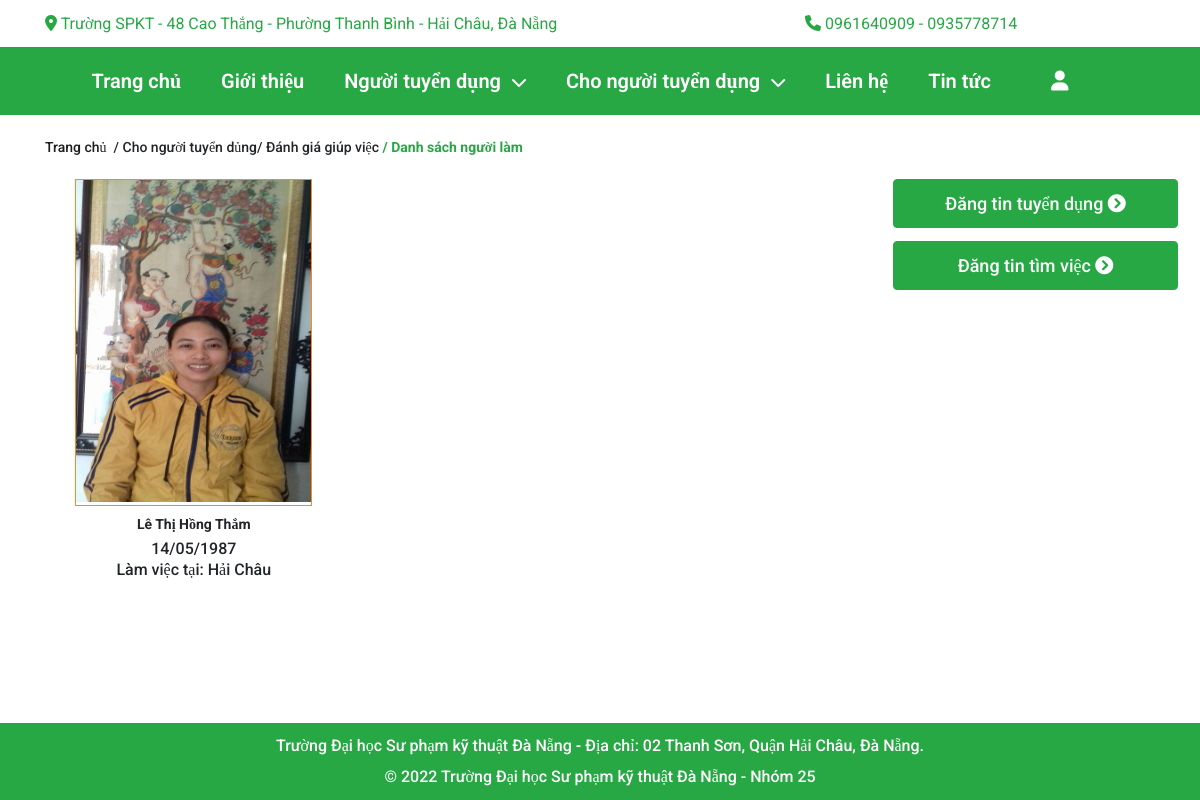
/?act=ratehelp&xuli=chitiet&id=486 (signed in), run on the app's committed database.
### tables this page shows
CREATE TABLE `taikhoan` (
  `maTK` int(10) NOT NULL,
  `maQuyen` int(11) NOT NULL,
  `taiKhoan` varchar(50) NOT NULL,
  `matKhau` varchar(50) NOT NULL,
  `hoTen` varchar(255) NOT NULL,
  `gioiTinh` varchar(10) NOT NULL,
  `ngaySinh` varchar(50) NOT NULL,
  `CMND` varchar(20) NOT NULL,
  `SDT` int(11) NOT NULL,
  `email` varchar(255) NOT NULL,
  `diaChi` varchar(255) NOT NULL,
  `hinhAnh` varchar(255) NOT NULL,
  `trangThai` int(11) NOT NULL,
  `thoiGian` varchar(255) NOT NULL
);

CREATE TABLE `quanhuyen` (
  `idQuan` int(11) NOT NULL,
  `tenQuan` varchar(255) NOT NULL
);

### Controllers/RateController.php (called while the page is built, shortened)
<?php
    require_once("./Models/rateModel.php");
    class RateController{
        var $rate_model;
        public function __construct()
        {
             $this->rate_model = new rate();
        }
        function chitiet()
        {
            $id = isset($_GET['id']) ? $_GET['id'] : 1;
            $data = $this->rate_model->chitietcongviec($id);
            require_once("./Views/index.php");
        }
    }
?>

### Models/connection.php (called while the page is built, shortened)
<?php
    class connection{
        function __construct()
        {
            $severname ="localhost";
            $username ="root";
            $password ="";
            $db_name ="gtngv";
            $this->conn = new mysqli($severname,$username,$password,$db_name);
        }
    }
?>

### Models/model.php (called while the page is built, shortened)
<?php
    require_once("connection.php");
    class model
    {
        function __construct()
        {
            $conn_obj = new connection();
            $this->conn = $conn_obj->conn;
        }
    }
?>

### Models/rateModel.php (called while the page is built, shortened)
<?php
    require_once("model.php");
    class rate extends model{
        function chitietcongviec($id){
            $query = "SELECT * FROM taikhoan,congviec,danhsachungvien,quanhuyen WHERE quanhuyen.idQuan=congviec.khuVuc and taikhoan.maTK = danhsachungvien.maTK AND congviec.maCV = danhsachungvien.maCV
            AND congviec.maCV=$id;";
            require("result.php");
            return $data;
        }
    }
?>

### Models/result.php (called while the page is built)
<?php
    $result = $this->conn->query($query);
    $data = array();
    while ($row = $result->fetch_assoc()) {
        $data[] = $row;
    }
?>

### Views/rate/detail.php (the view)
<div class="main">
    <div class="container">
        <div class="break-crumb">
            <div class="break-crumb__head">
                <div class="home">
                    <a href="#">
                        <span>Trang chủ</span>
                    </a>
                        <span class="mr_lr">&nbsp;/ Cho người tuyển dủng/ Đánh giá giúp việc&nbsp;</span>
                </div>
                <div>
                    <strong>
                        <span id="danhmuc">/ Danh sách người làm</span>
                    </strong>
                </div>
            </div>
        </div>
        <div class="product__content">
            <div class="container">
                <div class="row">
                    <div class="product-list col-lg-9" >
                        <?php
                            for ($i = 0; $i < (count($data)); $i++) { ?>
                            <div class="col-product__itemm col col-6 col-md-4 col-lg-4 col-sm-6">
                                <form action="" >
                                    <div class="product-imgg">
                                        <a href="?act=ratehelp&xuli=chitiethelp&id=<?=$data[$i]['maCV']?>&tk=<?=$data[$i]['maTK']?>" style="display: block;">
                                            <img src="./Publics/images/<?php echo $data[$i]['hinhAnh'] ?>" alt="">
                                        </a>
                                    </div>
                                    <div class="product-fruits__infos">
                                        <h2 class="tilte-name-product-t"><?= $data[$i]['hoTen']?></h2>
                                        <div style="margin-top: 10px;">
                                            <span class="price-new"><?= $data[$i]['ngaySinh'] ?></span>
                                        </div>
                                        <div style="margin-bottom: 10px;">
                                            <span class="price-new">Làm việc tại: <?= $data[$i]['tenQuan'] ?></span>
                                        </div>
                                    </div>
                                </form>
                            </div>
                        <?php } ?>
                    </div>
                    <div class="col col-lg-3" style="visibility: visible; -webkit-animation-name: fadeInDown; animation-name: fadeInDown;">
                        <p class="link-btn big-a">
                            <a href="" class="btn btn-success">Đăng tin tuyển dụng
                                <i class="fa fa-chevron-circle-right"></i>
                            </a>
                        </p>
                        <p class="link-btn big-a">
                            <a href="" class="btn btn-success">Đăng tin tìm việc
                                <i class="fa fa-chevron-circle-right"></i>
                            </a>
                        </p>
                    </div>
                </div>
            </div>
        </div>
    </div>
</div>

### Publics/css/style.css (style rules this page uses)
:root { --cl-backad:#f7f8fb; --cl-textad :#858796; --cl-green: #4eb92d; --cl-red: #ed1b36; --cl-orange: #f1975f; --cl-text: #686868; --cl-title: #1e1e1e; --cl-primary: #28a745; --cl-textprimary: #28a745; }
body { box-sizing: border-box; overflow-x: hidden; font-family: 'Roboto', 'sans-serif'; display: table; }
html { font-size: 62.5%; line-height: 1.6; height: 100%; }
a { color: #1e1e1e; }
html, body { width: 100%; height: 100%; }
.main { display: table-row; height: 100%; text-align: center; }

### Publics/css/main.css (style rules this page uses)
.big-a { margin: 0 0 13px; }
.big-a > a { font-size: 18px; padding: 10px 14px 10px 15px; font-weight: 500; }
.product-fruits__infos { text-align: center; }
.tilte-name-product-t { font-weight: 600; height: 0px; color: var(--cl-black); }

### Publics/css/login.css (style rules this page uses)
.break-crumb__head { font-size: 14px; line-height: 24px; font-weight: 500; display: flex; margin-bottom: 12px; }
.break-crumb__head strong span { color :var(--cl-primary); }

### Publics/css/detailhelp.css (style rules this page uses)
.btn-success { width: 285px; background-color: var(--cl-primary); }
.product-imgg { position: relative; width: 100%; border: 1px solid #ff8720; text-align: center; overflow: hidden; }
.product-imgg img { width: 100%; height: 322px; }

### Publics/css/work.css (style rules this page uses)
.product-list { margin-bottom: 40px; }
.tilte-name-product-t { font-weight: bold; font-size: 14px; display: block; width: 100%; padding: 10px 0; }
.price-new { display: inline-block; font-weight: 500; margin-top: 5px; margin-bottom: 0px; padding: 0; }
.product__content { margin-top: 20px; }

### data on the page
taikhoan: hinhAnh (picture), hoTen "Lê Thị Hồng Thắm", ngaySinh "14/05/1987", quanhuyen.tenQuan "Hải Châu"
